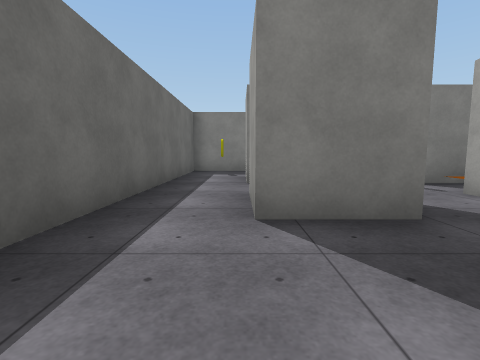
[1] (above)

24 first-person views from a walk through a Unity game level. The camera is 1.2 m above the floor, tilts 6° down and sees 85° across. The floor is counted in squares, 2 m on a side. Each view is taken from the middle of a square. On the plan, view 1 faces up. The plan holds only what a view shows up to about 9 squares ahead; the rest is blank. The place goes on beyond the plan. The player is left out. Surface patterns are stand-ins for the level's own textures.

[2]
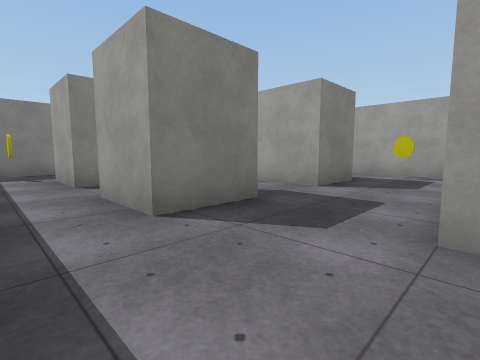

[3]
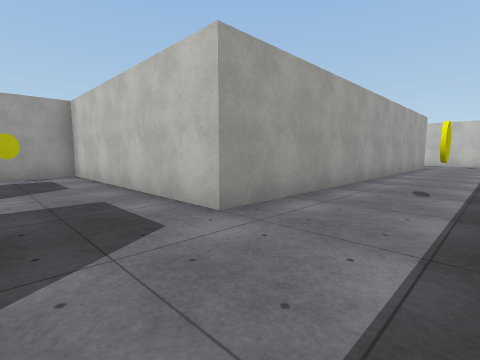

[4]
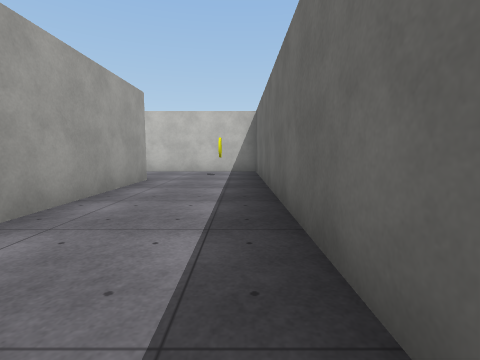

[5]
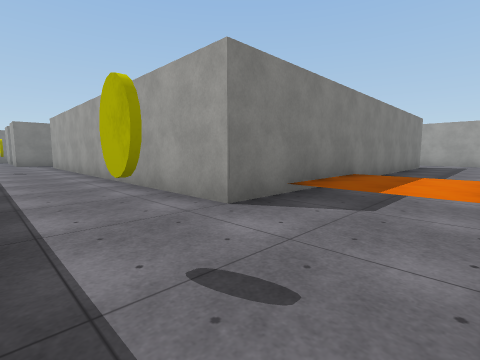

[6]
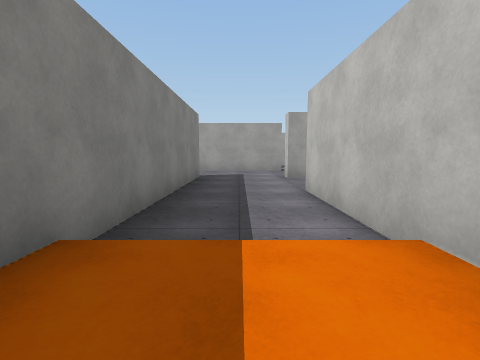

[7]
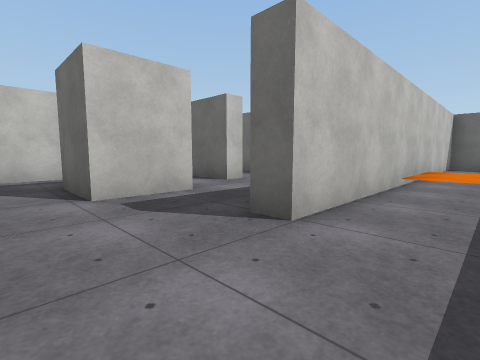

[8]
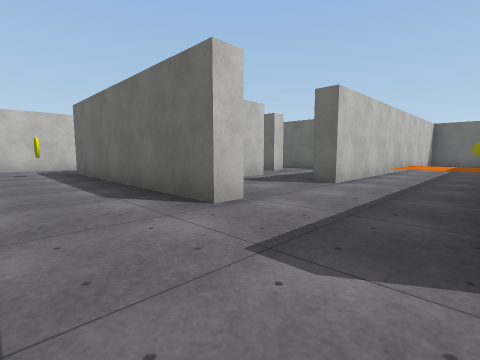

[9]
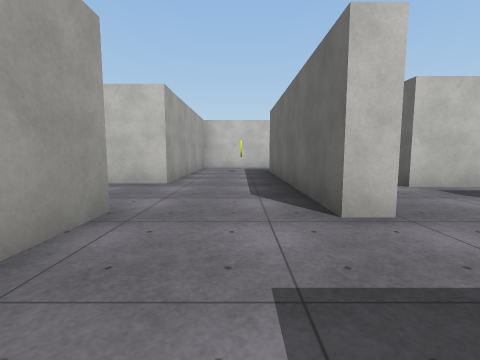

[10]
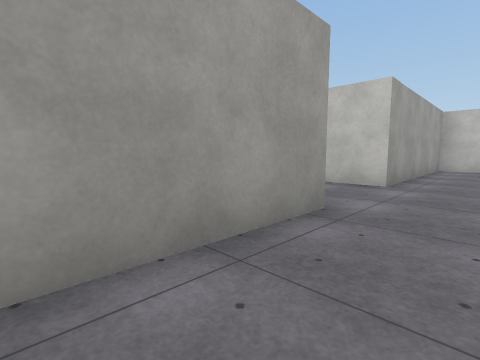

[11]
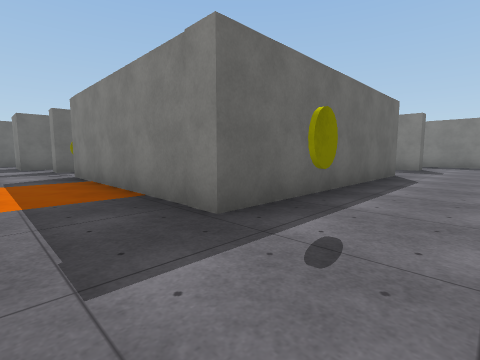

[12]
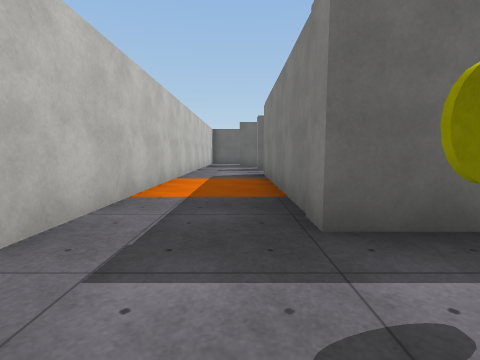

[13]
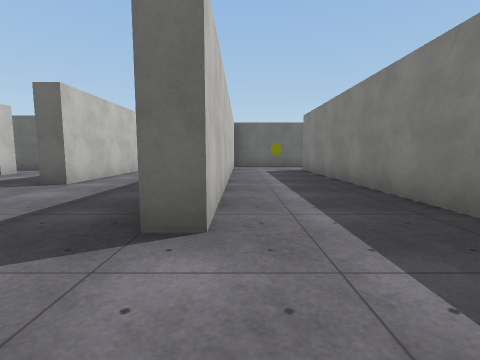

[14]
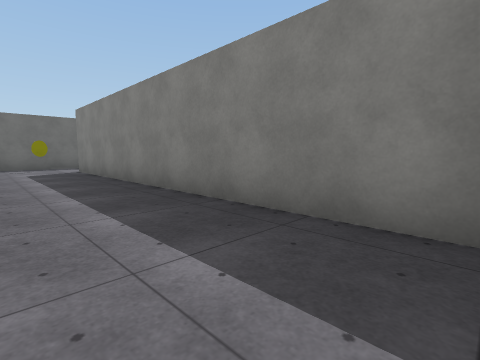

[15]
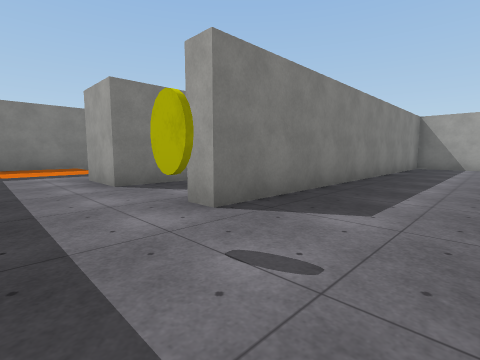

[16]
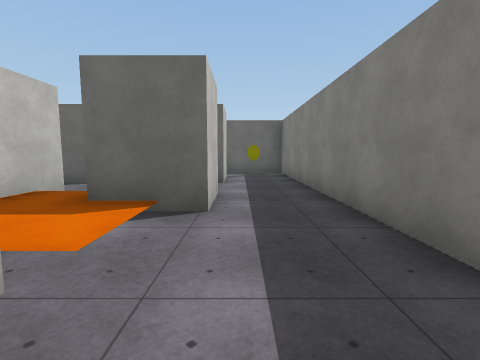

[17]
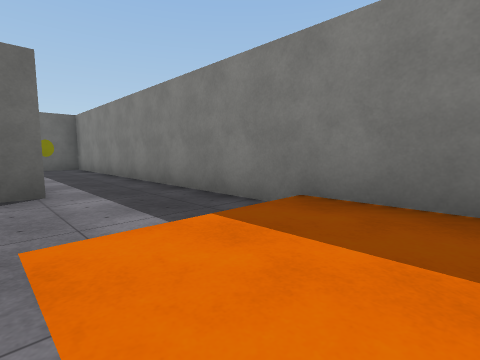

[18]
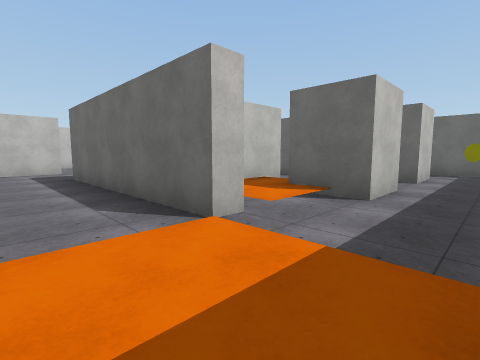

[19]
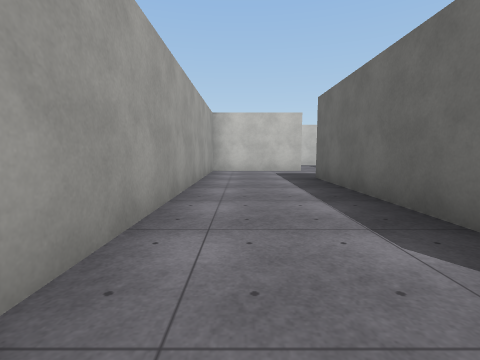

[20]
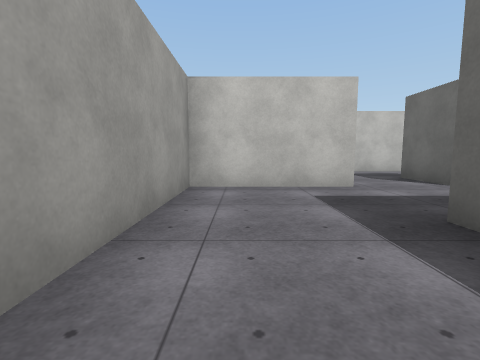

[21]
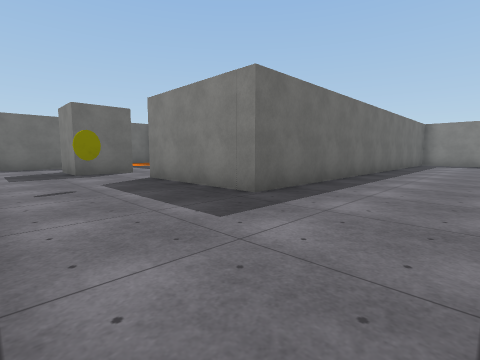

[22]
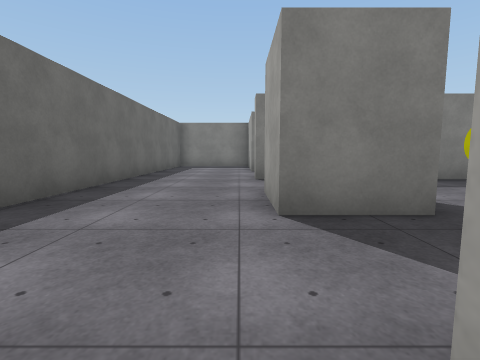

[23]
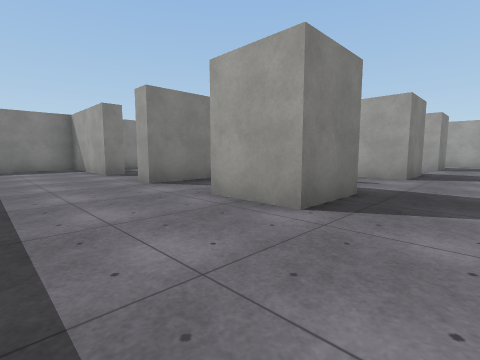

[24]
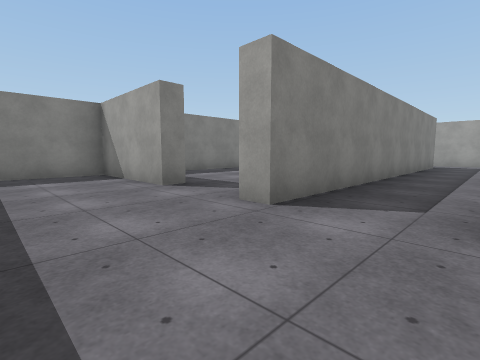

### Floor plan
Key: @ floor where view 1 was taken; # wall or solid block; . main floor; : floor 0.25 m higher than the main floor; / step, stairs or slope; C yellow coin; P pillar; O other object.
Columns run from 2 left of view 1 to 23 right of it. Each row starts with its distance up from view 1.
  9 ################# #
  8 #.........:: ...# ..
  7 #.C.......:: ...#...
  6 #..P..P//.//#...#..
  5 #..P..P::#..#.....
  4 #...../::#..#....
  3 #..P..P..#..#...#########
  2 #.......C#..#.............
  1  ........#..#...P...PP..PP
  0  .@#######..#...P.O.PP..PP
 -1  ..#::/.....#.............
 -2  .C#::/.....#..........
 -3  ..#..PP..###...#
 -4  ..#..PP........
 -5 #..#......C.....
 -6 #..#............
 -7 #..#..###########
 -8 #..#.C..........#
 -9 #..#............#
-10 #..###########..#
-11 #.C..::.........#
-12 #....::.........#
-13 ###########..#...
-14         .....#...
-15        ...PP.#..##
-16        .#.PP.#..#
-17       #.#  ..#..#
-18    P..#O######C.#
-19    P............#
-20       ..........#
-21       ###########

Positions as (right, up) in squares from view 1, and headings:
1: (0, 0), facing up
2: (-1, 0), facing up-right
3: (-1, 2), facing down-right
4: (-1, -4), facing down
5: (-1, -12), facing up-right
6: (3, -11), facing right
7: (10, -11), facing down-left
8: (13, -10), facing down-left
9: (12, -10), facing down
10: (12, -10), facing down-right
11: (13, -20), facing up-left
12: (13, -19), facing left
13: (13, -9), facing left
14: (13, -9), facing up-left
15: (2, -9), facing up-right
16: (8, 7), facing left
17: (9, 6), facing up-left
18: (9, 8), facing down-left
19: (9, 6), facing down
20: (9, 2), facing down
21: (13, -6), facing up-left
22: (13, -3), facing up
23: (11, -2), facing up-right
24: (11, 1), facing up-right
